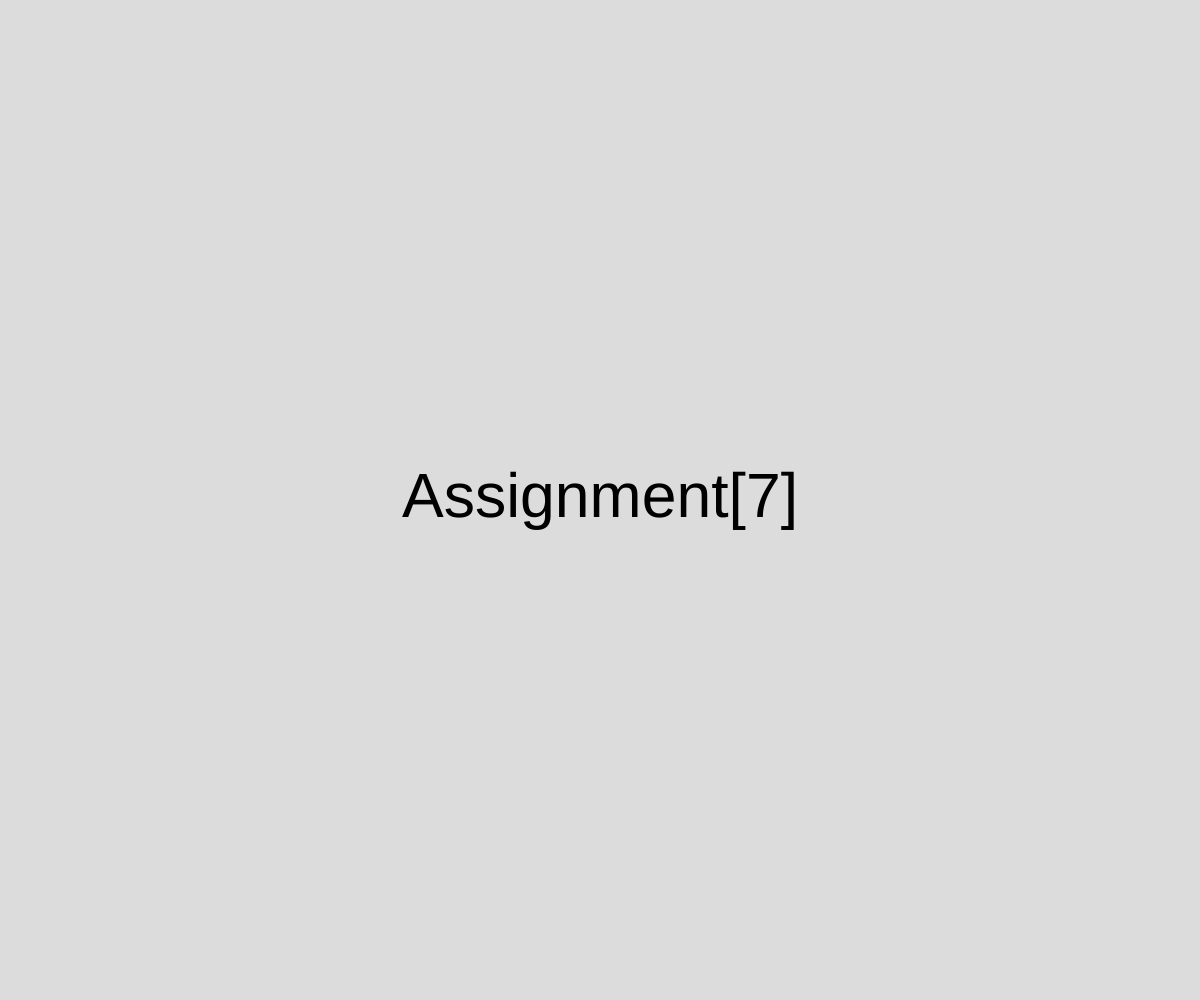
Frame 1 (no input)
Frame 60 (no input): identical to frame 1, image omitted
Frame 120 (the mouse pressed at the canvas centre since frame 60): identical to frame 1, image omitted

The p5.js sketch that drew this single still picture (run headless with seeded random() and noise() and a simulated clock; from frame 60 on, the mouse is pressed at the canvas centre):

// p5.js sketch
// ── sketch.js
function setup() {
  // Create a canvas as big as the container window
  createCanvas(windowWidth, windowHeight);
  textAlign(CENTER, CENTER);
}

function draw() {
  background(220);
  textSize(height / 16);
  text("Assignment[7]", width / 2, height / 2);
}

// This function is called any time the window is resized
function windowResized() {
  // Change the canvas size to fit the window
  resizeCanvas(windowWidth, windowHeight);
}
